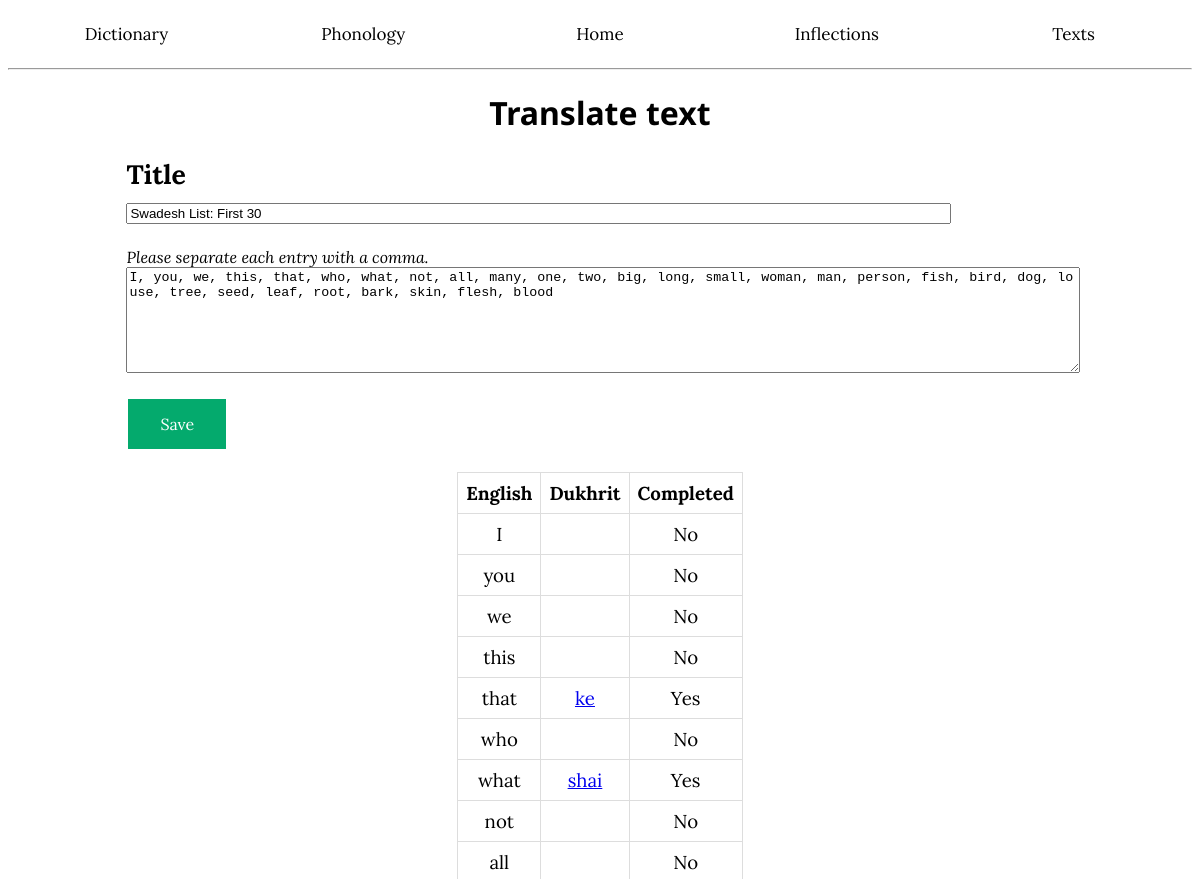
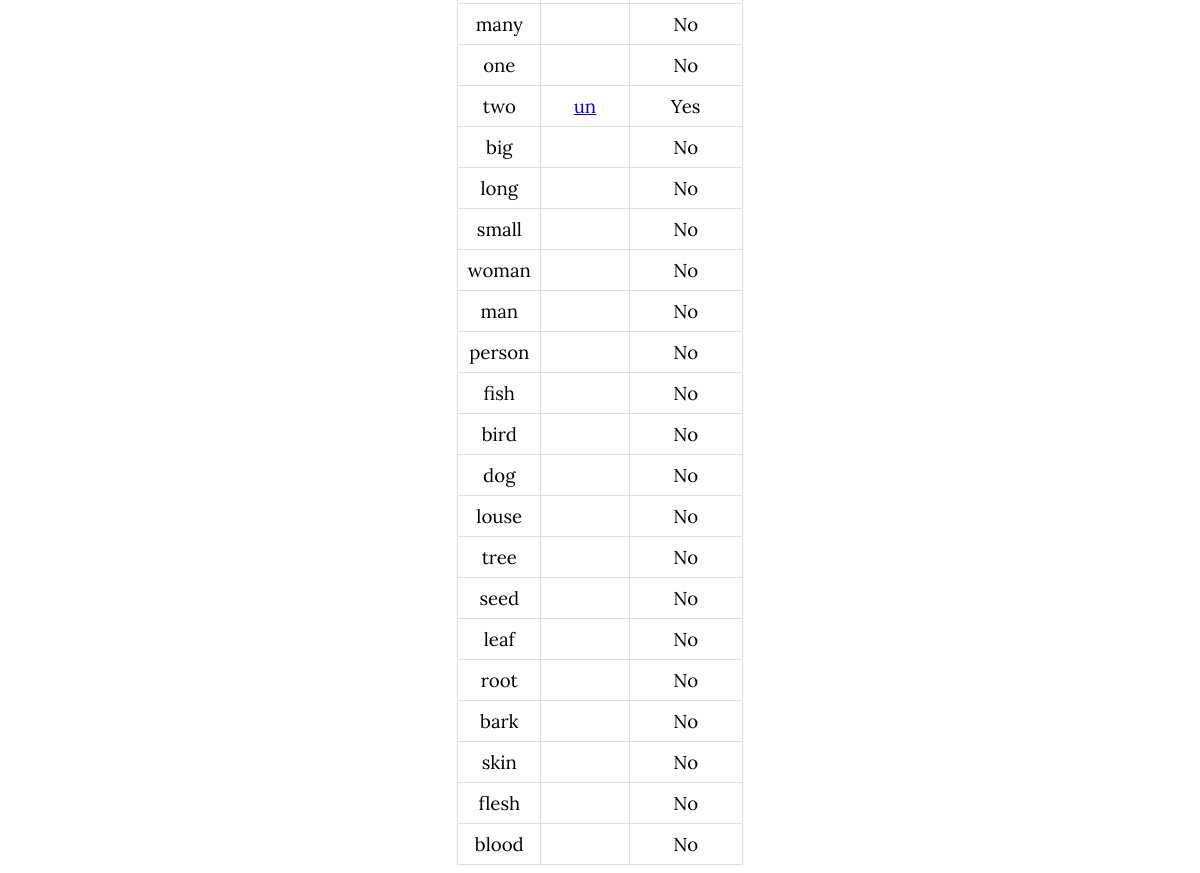
The page /checklist/1 on the database its author committed (2 pictures, top to bottom).
### app/models.py (models this page shows, shortened)
class Texts(db.Model):
    __tablename__ = 'Texts'
    id: so.Mapped[int] = so.mapped_column(primary_key=True)
    title: so.Mapped[str] = so.mapped_column(index=True)
    status: so.Mapped[str] = so.mapped_column(index=True)
    content: so.Mapped[str] = so.mapped_column()
    translation: so.Mapped[str] = so.mapped_column(nullable=True)

class Lexicon(db.Model):
    __tablename__ = 'Lexicon'
    id: so.Mapped[int] = so.mapped_column(primary_key=True)
    word: so.Mapped[str] = so.mapped_column(sa.String(50), index=True)
    pronunciation: so.Mapped[str] = so.mapped_column(sa.String(50), nullable=True)
    conscript: so.Mapped[str] = so.mapped_column(sa.String(50), nullable=True)
    definition: so.Mapped[str] = so.mapped_column(sa.String(255), index=True)
    partofspeech: so.Mapped[str] = so.mapped_column(nullable=True)
    wordclass: so.Mapped[int] = so.mapped_column(sa.String(1), nullable=True)
    notes: so.Mapped[str] = so.mapped_column(nullable=True)
    etymology: so.Mapped[str] = so.mapped_column(nullable=True)
    irregular: so.Mapped[bool] = so.mapped_column()

### app/routes.py (the view)
@app.route('/checklist/<id>', methods=['GET', 'POST'])
def editchecklist(id):
    match = Texts.query.filter(Texts.id == id).first()
    form = modifyText(obj=match)
    checklist = match.content.split(", ")
    exist = []
    complete = []
    if form.validate_on_submit():
        flash('Checklist has been updated.')
        match.title = form.title.data
        match.content = form.content.data
        db.session.commit()
        return redirect(request.url)
    for entry in checklist:
        m2 = Lexicon.query.filter(Lexicon.definition == entry).order_by(collate(Lexicon.word, 'NOCASE')).first()
        if m2 is not None:
            exist.append(m2.word)
            complete.append("Yes")
        else:
            exist.append("")
            complete.append("No")
    return render_template('modifychecklist.html', match=match, form=form, checklist=checklist,
                           exist=exist, complete=complete)

### app/forms.py
class modifyText(FlaskForm):
    title = StringField('Title', validators=[DataRequired(), lengthcheck(max=50)])
    content = TextAreaField('Original content', validators=[DataRequired()])
    submit = SubmitField('Save')

### app/templates/modifychecklist.html (shortened to what this page needs)
<!DOCTYPE html>
<html lang="en">
<head>
</head>
<body>
{% extends "base.html" %}
{% block content %}
<h1>Translate text</h1>
<form action="" method="post" novalidate>
    <h2>
        {{ form.title.label }}<br>{{ form.title(size=100) }}
    </h2>
    <subp style="margin-left: 10%;"><em>Please separate each entry with a comma.</em></subp>
    <br>
    {{ form.content(style="height: 100px; width: 80%; word-wrap: break-word; word-break: break-all; margin-left: 10%;") }}
    <p> {{ form.submit(class_="grb gena") }} </p>
    <table>
        <tbody>
        <tr>
            <td><b>English</b></td>
            <td><b>Dukhrit</b></td>
            <td><b>Completed</b></td>
        </tr>
        {% for word in checklist %}
        <tr>
            <td>
                {{ word }}
            </td>
            <td>
                <a href="{{ url_for('word', name=exist[checklist.index(word)]) }}">{{ exist[checklist.index(word)] }}</a>
            </td>
            <td>
                {{ complete[checklist.index(word)] }}
            </td>
        </tr>
        {% endfor %}
        </tbody>
    </table>
</form>
{% endblock %}

### app/static/style.css (style rules this page uses)
p, th, td { color: black; font-family: "Lora", serif; font-size: 14pt; font-weight: 400; text-align: left; margin-left: 10%; margin-right: 10%; }
subp { color: black; font-family: "Lora", serif; font-size: 12pt; font-weight: 200; text-align: left; margin-left: 0%; margin-right: 0%; text-indent: 0px; }
h1 { color: black; font-family: "Noto Sans", sans-serif; font-size: 24pt; text-align: center; font-weight: 700; margin-left: 20%; margin-right: 20%; }
h2 { color: black; font-family: "Lora", sans-serif; font-size: 20pt; text-align: left; font-weight: 700; margin-left: 10%; margin-right: 10%; }
.grb { background-color: #e7e7e7; border: none; color: black; padding: 15px 32px; text-align: center; text-decoration: none; display: inline-block; font-size: 16px; margin: 4px 2px; cursor: pointer; font-family: "Lora", serif }
.gena { background-color: #04AA6D; color: white; }
td, th, td[colspan="3"] { border: 1px solid #ddd; padding: 8px; text-align: center; vertical-align: middle; }
table { border-collapse: collapse; margin-left: auto; margin-right: auto; }

### rows shown on the page
Texts: title "Swadesh List: First 30", content "I, you, we, this, that, who, what, not, all, many, one, two, big, long, small, woman, man, person, fish, bird, dog, louse, tree, seed, leaf, root, bark, skin, flesh, blood"
Lexicon: word "ke"
Lexicon: word "shai"
Lexicon: word "un"

### other values the page prints
{{ word }} "I" "you" "we" "this" "that" "who" "what" "not" "all" "many" "one" "two" "big" "long" "small" "woman" "man" "person" "fish" "bird" "dog" "louse" "tree" "seed" "leaf" "root" "bark" "skin" "flesh" "blood"
{{ complete[checklist.index(word)] }} "No" "No" "No" "No" "Yes" "No" "Yes" "No" "No" "No" "No" "Yes" "No" "No" "No" "No" "No" "No" "No" "No" "No" "No" "No" "No" "No" "No" "No" "No" "No" "No"
